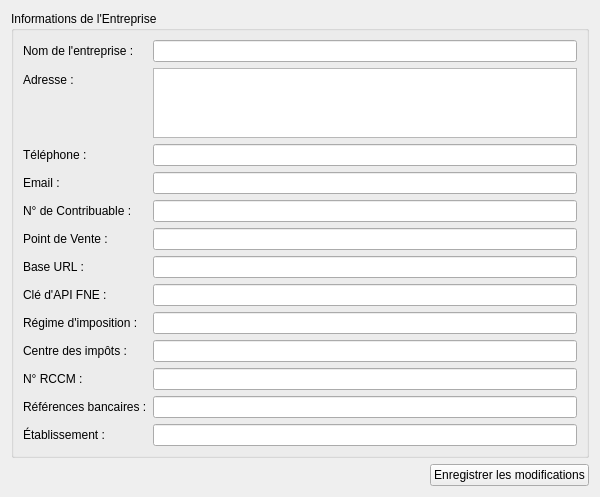
<?xml version="1.0" encoding="UTF-8"?>
<ui version="4.0">
 <class>SettingsPage</class>
 <widget class="QWidget" name="SettingsPage">
  <property name="geometry">
   <rect>
    <x>0</x>
    <y>0</y>
    <width>600</width>
    <height>400</height>
   </rect>
  </property>
  <property name="windowTitle">
   <string>Paramètres</string>
  </property>
  <layout class="QVBoxLayout" name="verticalLayout">
   <item>
    <widget class="QGroupBox" name="company_groupbox">
     <property name="title">
      <string>Informations de l'Entreprise</string>
     </property>
     <layout class="QFormLayout" name="formLayout">
      <item row="0" column="0">
       <widget class="QLabel" name="label_name">
        <property name="text">
         <string>Nom de l'entreprise :</string>
        </property>
       </widget>
      </item>
      <item row="0" column="1">
       <widget class="QLineEdit" name="name_edit"/>
      </item>
      <item row="1" column="0">
       <widget class="QLabel" name="label_address">
        <property name="text">
         <string>Adresse :</string>
        </property>
       </widget>
      </item>
      <item row="1" column="1">
       <widget class="QTextEdit" name="address_edit"/>
      </item>
      <item row="2" column="0">
       <widget class="QLabel" name="label_phone">
        <property name="text">
         <string>Téléphone :</string>
        </property>
       </widget>
      </item>
      <item row="2" column="1">
       <widget class="QLineEdit" name="phone_edit"/>
      </item>
      <item row="3" column="0">
       <widget class="QLabel" name="label_email">
        <property name="text">
         <string>Email :</string>
        </property>
       </widget>
      </item>
      <item row="3" column="1">
       <widget class="QLineEdit" name="email_edit"/>
      </item>
      <item row="4" column="0">
       <widget class="QLabel" name="label_tax_id">
        <property name="text">
         <string>N° de Contribuable :</string>
        </property>
       </widget>
      </item>
      <item row="4" column="1">
       <widget class="QLineEdit" name="tax_id_edit"/>
      </item>
      <item row="5" column="0">
       <widget class="QLabel" name="label_pos">
        <property name="text">
         <string>Point de Vente :</string>
        </property>
       </widget>
      </item>
      <item row="5" column="1">
       <widget class="QLineEdit" name="pos_edit"/>
      </item>
      <item row="6" column="0">
       <widget class="QLabel" name="label_base_url">
        <property name="text">
         <string>Base URL :</string>
        </property>
       </widget>
      </item>
      <item row="6" column="1">
       <widget class="QLineEdit" name="base_url_edit"/>
      </item>
      <item row="7" column="0">
       <widget class="QLabel" name="label_fne_api_key">
        <property name="text">
         <string>Clé d'API FNE :</string>
        </property>
       </widget>
      </item>
      <item row="7" column="1">
       <widget class="QLineEdit" name="fne_api_key_edit">
        <property name="echoMode">
         <enum>QLineEdit::Password</enum>
        </property>
       </widget>
      </item>

      <item row="8" column="0">
       <widget class="QLabel" name="label_tax_regime">
        <property name="text">
         <string>Régime d'imposition :</string>
        </property>
       </widget>
      </item>
      <item row="8" column="1">
       <widget class="QLineEdit" name="tax_regime_edit"/>
      </item>
      <item row="9" column="0">
       <widget class="QLabel" name="label_tax_office">
        <property name="text">
         <string>Centre des impôts :</string>
        </property>
       </widget>
      </item>
      <item row="9" column="1">
       <widget class="QLineEdit" name="tax_office_edit"/>
      </item>
      <item row="10" column="0">
       <widget class="QLabel" name="label_rccm">
        <property name="text">
         <string>N° RCCM :</string>
        </property>
       </widget>
      </item>
      <item row="10" column="1">
       <widget class="QLineEdit" name="rccm_edit"/>
      </item>
      <item row="11" column="0">
       <widget class="QLabel" name="label_bank_details">
        <property name="text">
         <string>Références bancaires :</string>
        </property>
       </widget>
      </item>
      <item row="11" column="1">
       <widget class="QLineEdit" name="bank_details_edit"/>
      </item>
      <item row="12" column="0">
       <widget class="QLabel" name="label_establishment">
        <property name="text">
         <string>Établissement :</string>
        </property>
       </widget>
      </item>
      <item row="12" column="1">
       <widget class="QLineEdit" name="establishment_edit"/>
      </item>
      </layout>
    </widget>
   </item>
   <item>
    <spacer name="verticalSpacer">
     <property name="orientation">
      <enum>Qt::Vertical</enum>
     </property>
     <property name="sizeHint" stdset="0">
      <size>
       <width>20</width>
       <height>40</height>
      </size>
     </property>
    </spacer>
   </item>
   <item>
    <layout class="QHBoxLayout" name="horizontalLayout">
     <item>
      <spacer name="horizontalSpacer">
       <property name="orientation">
        <enum>Qt::Horizontal</enum>
       </property>
       <property name="sizeHint" stdset="0">
        <size>
         <width>40</width>
         <height>20</height>
        </size>
       </property>
      </spacer>
     </item>
     <item>
      <widget class="QPushButton" name="save_button">
       <property name="text">
        <string>Enregistrer les modifications</string>
       </property>
      </widget>
     </item>
    </layout>
   </item>
  </layout>
 </widget>
 <resources/>
 <connections/>
</ui>
